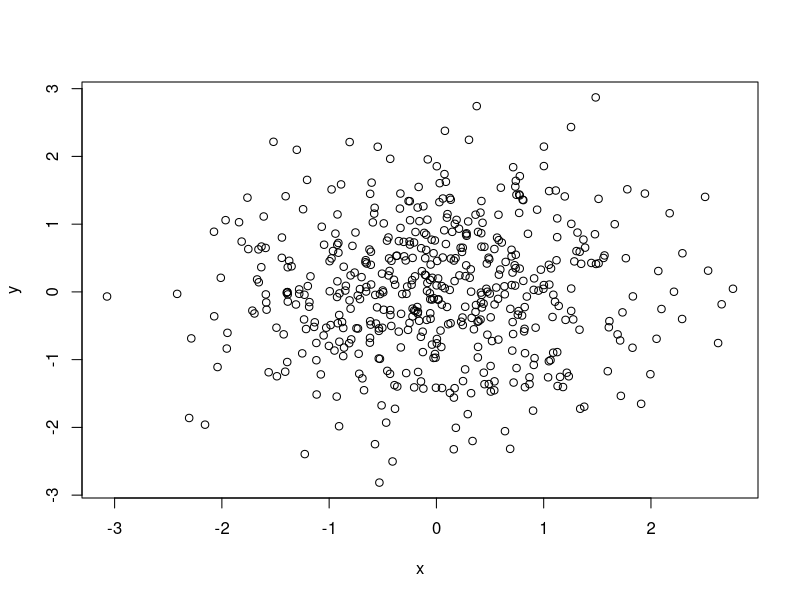
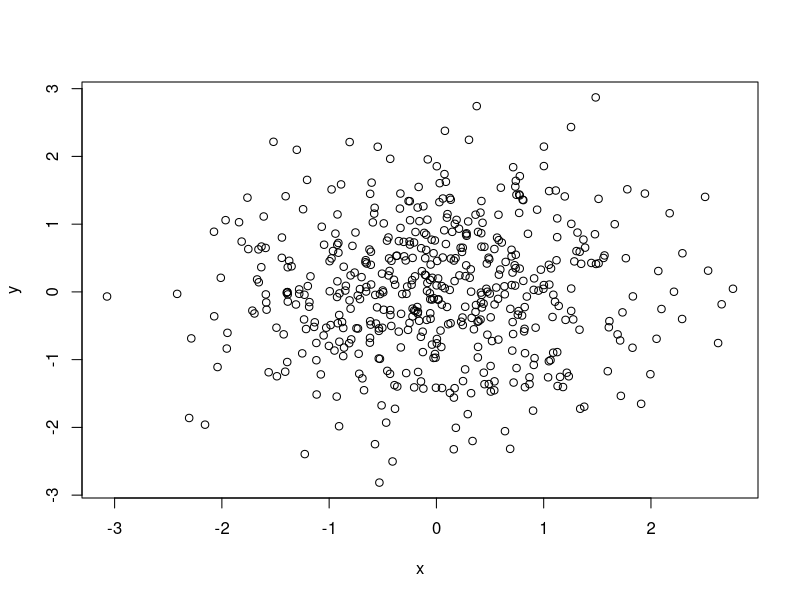
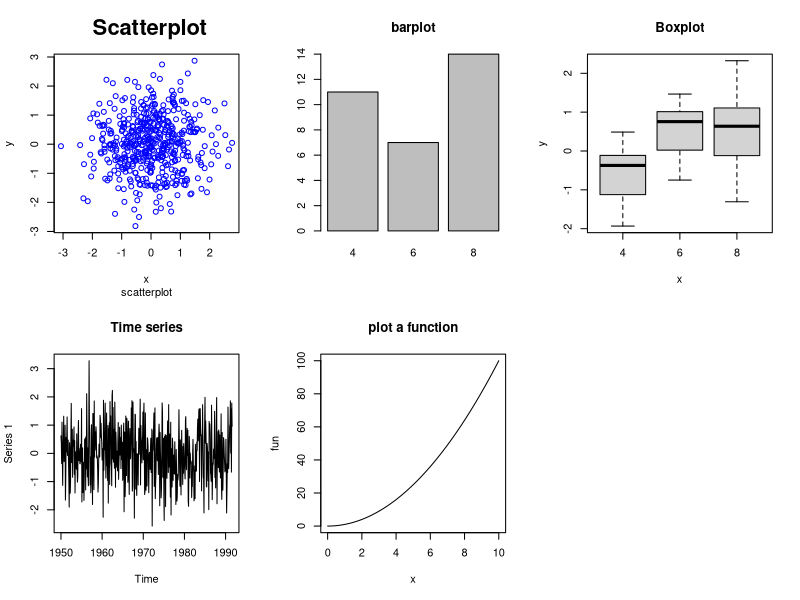

Reproduce these figures in R, in order.
## ---- chunk 1
knitr::opts_chunk$set(echo = TRUE)
## ---- chunk 2
x <- rnorm(500)
y <- rnorm(500)
plot(x,y)
## ---- chunk 3
M <- cbind(x,y)
plot(M)
## ---- chunk 4


my_ts <- ts(matrix(rnorm(500), nrow = 500, ncol = 1), start = c(1950,1), frequency = 12)
head(my_ts)
my_dates <- seq(as.Date("2005/1/1"), by = "month", length=50)
head(my_dates)
my_factor <- factor(mtcars$cyl)
head(my_factor)
fun <- function(x) x^2
fun

## ---- chunk 5
par(mfrow = c(2,3))
plot(x,y, main =" Scatterplot", sub ="scatterplot",cex.main = 2, col = "blue")
plot(my_factor, main="barplot")
plot(my_factor, rnorm(32), main="Boxplot")
plot(my_ts,main="Time series")
plot(fun, 0,10,main="plot a function")
## ---- chunk 6
#plot(s, u, pch = 19, log = "x", 
    # main = "X-axis transformed")
#lines(-4:4, -4:4, lwd = 3, col = "red")
